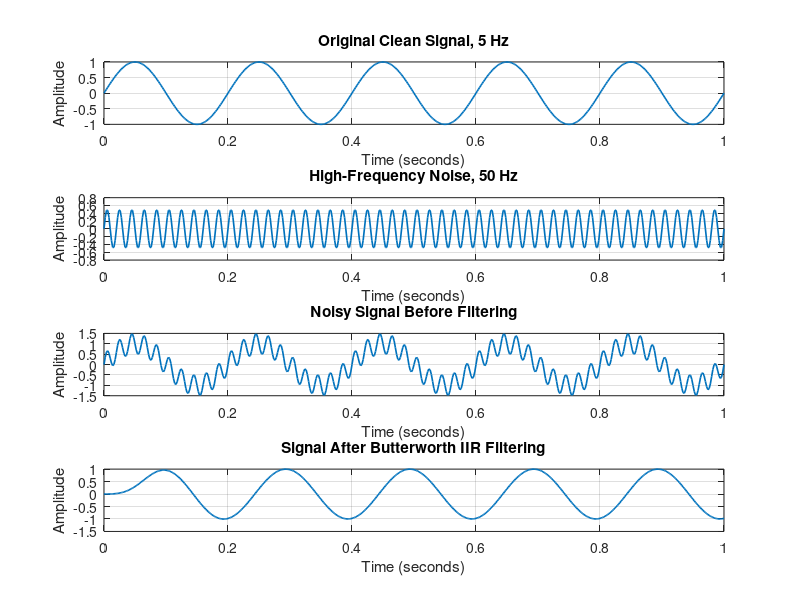

This figure's MATLAB source:
clc;
clear;
close all;

% Sampling frequency
fs = 500;

% Time duration
T = 1;

% Time vector
t = 0:1/fs:T;

% Clean low-frequency signal
f_signal = 5;
clean_signal = sin(2*pi*f_signal*t);

% High-frequency noise
f_noise = 50;
noise = 0.5*sin(2*pi*f_noise*t);

% Noisy signal
noisy_signal = clean_signal + noise;

% Butterworth filter settings
filter_order = 4;
cutoff_frequency = 10;

% Normalize cutoff frequency
normalized_cutoff = cutoff_frequency / (fs/2);

% Design Butterworth IIR low-pass filter
[b, a] = butter(filter_order, normalized_cutoff, 'low');

% Apply the filter
filtered_signal = filter(b, a, noisy_signal);

% Plot
figure;

% Clean signal
subplot(4,1,1);
plot(t, clean_signal, 'LineWidth', 1.2);
title('Original Clean Signal, 5 Hz');
xlabel('Time (seconds)');
ylabel('Amplitude');
grid on;

% Noise signal
subplot(4,1,2);
plot(t, noise, 'LineWidth', 1.2);
title('High-Frequency Noise, 50 Hz');
xlabel('Time (seconds)');
ylabel('Amplitude');
grid on;

% Before filtering
subplot(4,1,3);
plot(t, noisy_signal, 'LineWidth', 1.2);
title('Noisy Signal Before Filtering');
xlabel('Time (seconds)');
ylabel('Amplitude');
grid on;

% After filtering
subplot(4,1,4);
plot(t, filtered_signal, 'LineWidth', 1.2);
title('Signal After Butterworth IIR Filtering');
xlabel('Time (seconds)');
ylabel('Amplitude');
grid on;

drawnow;
